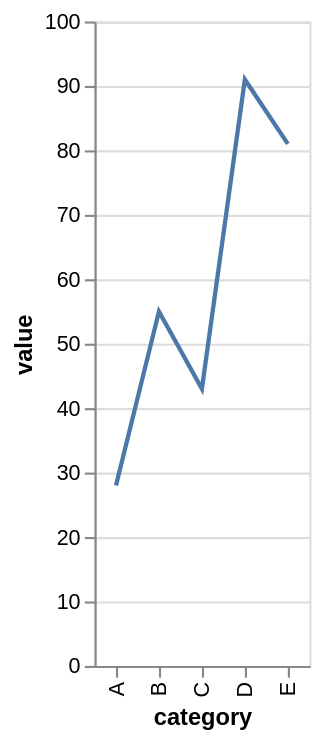

Write a Vega-Lite specification for this figure.
### Vega-Lite specification from a JSON file in a GitHub repository (floating-point values rounded to 4 significant figures)
{"$schema": "https://vega.github.io/schema/vega-lite/v6.json", "data": {"values": [{"category": "A", "value": 28}, {"category": "B", "value": 55}, {"category": "C", "value": 43}, {"category": "D", "value": 91}, {"category": "E", "value": 81}]}, "description": "Explicit point scale.", "encoding": {"x": {"field": "category", "scale": {"type": "point"}, "type": "ordinal"}, "y": {"field": "value", "type": "quantitative"}}, "mark": "line", "usermeta": {"eas": {"standin_ratio": 0.0254, "threshold": 0.05}}}
